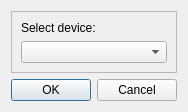
<?xml version="1.0" encoding="UTF-8"?>
<ui version="4.0">
 <class>loaddevicewindow</class>
 <widget class="QDialog" name="loaddevicewindow">
  <property name="geometry">
   <rect>
    <x>0</x>
    <y>0</y>
    <width>174</width>
    <height>112</height>
   </rect>
  </property>
  <property name="sizePolicy">
   <sizepolicy hsizetype="Minimum" vsizetype="Minimum">
    <horstretch>0</horstretch>
    <verstretch>0</verstretch>
   </sizepolicy>
  </property>
  <property name="windowTitle">
   <string>Select device to load</string>
  </property>
  <property name="windowIcon">
   <iconset resource="../Resources/icons.qrc">
    <normaloff>:/icons/headphones-inv.png</normaloff>:/icons/headphones-inv.png</iconset>
  </property>
  <layout class="QVBoxLayout" name="verticalLayout">
   <item>
    <widget class="QFrame" name="frame">
     <property name="frameShape">
      <enum>QFrame::StyledPanel</enum>
     </property>
     <property name="frameShadow">
      <enum>QFrame::Raised</enum>
     </property>
     <layout class="QVBoxLayout" name="verticalLayout_2">
      <item>
       <widget class="QLabel" name="label">
        <property name="sizePolicy">
         <sizepolicy hsizetype="Preferred" vsizetype="Minimum">
          <horstretch>0</horstretch>
          <verstretch>0</verstretch>
         </sizepolicy>
        </property>
        <property name="text">
         <string>Select device:</string>
        </property>
       </widget>
      </item>
      <item>
       <widget class="QComboBox" name="devicelistComboBox">
        <property name="currentText">
         <string/>
        </property>
        <property name="maxVisibleItems">
         <number>99</number>
        </property>
       </widget>
      </item>
     </layout>
    </widget>
   </item>
   <item>
    <widget class="QDialogButtonBox" name="buttonBox">
     <property name="orientation">
      <enum>Qt::Horizontal</enum>
     </property>
     <property name="standardButtons">
      <set>QDialogButtonBox::Cancel|QDialogButtonBox::Ok</set>
     </property>
    </widget>
   </item>
  </layout>
 </widget>
 <resources>
  <include location="../Resources/icons.qrc"/>
 </resources>
 <connections>
  <connection>
   <sender>buttonBox</sender>
   <signal>accepted()</signal>
   <receiver>loaddevicewindow</receiver>
   <slot>accept()</slot>
   <hints>
    <hint type="sourcelabel">
     <x>248</x>
     <y>254</y>
    </hint>
    <hint type="destinationlabel">
     <x>157</x>
     <y>274</y>
    </hint>
   </hints>
  </connection>
  <connection>
   <sender>buttonBox</sender>
   <signal>rejected()</signal>
   <receiver>loaddevicewindow</receiver>
   <slot>reject()</slot>
   <hints>
    <hint type="sourcelabel">
     <x>316</x>
     <y>260</y>
    </hint>
    <hint type="destinationlabel">
     <x>286</x>
     <y>274</y>
    </hint>
   </hints>
  </connection>
 </connections>
</ui>
